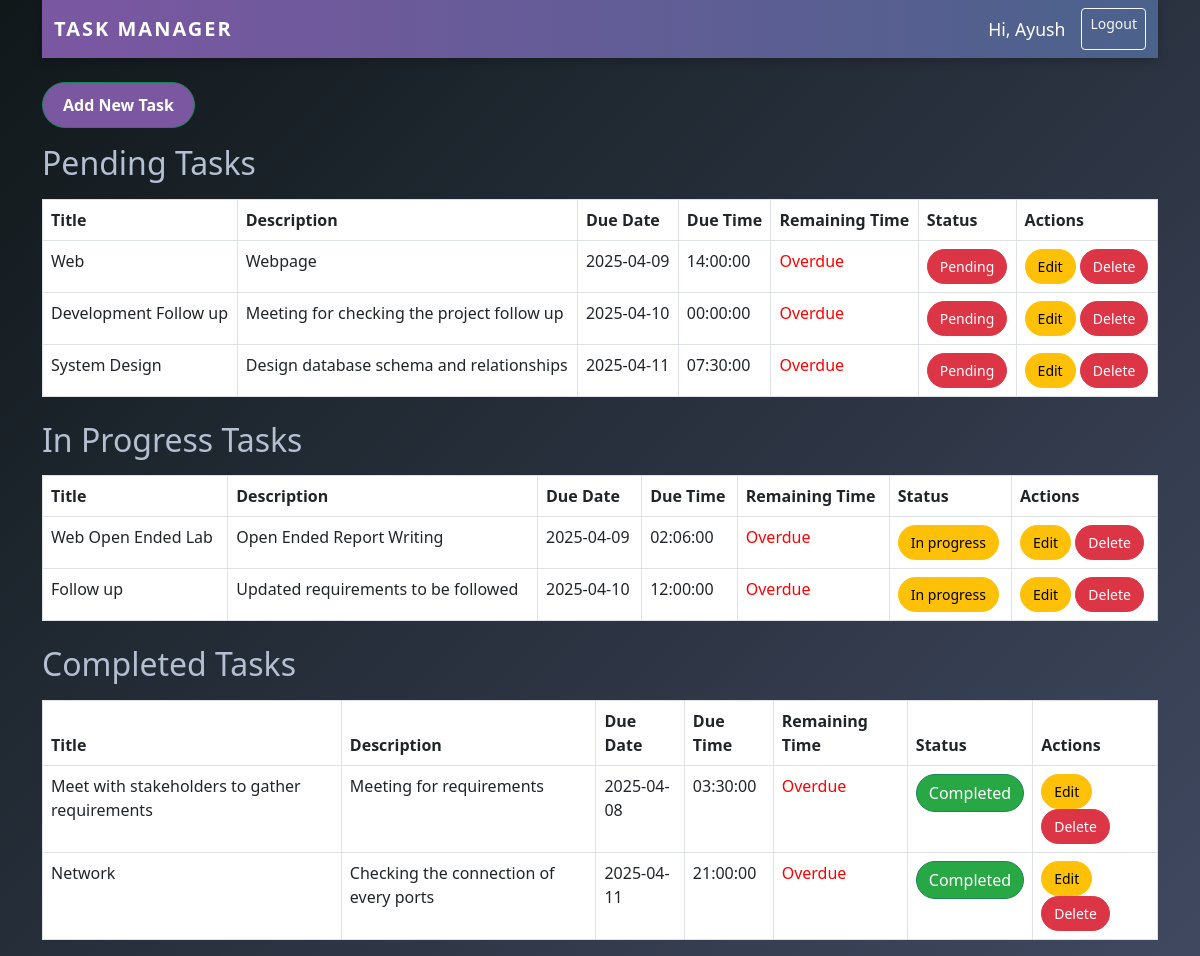
The page /dashboard.php?user_id=2 (signed in) on the database its author committed.
### tables this page shows
CREATE TABLE `tasks` (
  `id` int(11) NOT NULL,
  `user_id` int(11) NOT NULL,
  `title` varchar(255) NOT NULL,
  `description` text DEFAULT NULL,
  `due_date` date DEFAULT NULL,
  `status` enum('pending','in_progress','completed') DEFAULT 'pending',
  `due_time` time DEFAULT NULL
);

### dashboard.php (the view, shortened to what this page needs)
<?php
require 'config.php';
require 'header.php';
$stmtPending = $conn->prepare("SELECT * FROM tasks WHERE status = 'pending' ORDER BY due_date");
$stmtPending->execute();
$pendingTasks = $stmtPending->fetchAll(PDO::FETCH_ASSOC);
$stmtInProgress = $conn->prepare("SELECT * FROM tasks WHERE status = 'in_progress' ORDER BY due_date");
$stmtInProgress->execute();
$inProgressTasks = $stmtInProgress->fetchAll(PDO::FETCH_ASSOC);
$stmtCompleted = $conn->prepare("SELECT * FROM tasks WHERE status = 'completed' ORDER BY due_date");
$stmtCompleted->execute();
$completedTasks = $stmtCompleted->fetchAll(PDO::FETCH_ASSOC);
?>
<!DOCTYPE html>
<html>
<head>
  <link href="https://cdn.jsdelivr.net/npm/bootstrap@5.3.0/dist/css/bootstrap.min.css" rel="stylesheet">
</head>
<body class="container">
<a href="add_task.php" class="btn btn-success mb-3" style="background-color: rgb(123, 87, 162);">Add New Task</a>
<h2 class="mb-3 header-color">Pending Tasks</h2>
<table class="table table-bordered mb-4" id="pending-tasks">
    <thead>
        <tr><th>Title</th><th>Description</th><th>Due Date</th><th>Due Time</th><th>Remaining Time</th><th>Status</th><th>Actions</th></tr>
    </thead>
    <tbody>
    <?php foreach ($pendingTasks as $task): ?>
        <?php
            $status = $task['status'];
            $statusClass = '';
            if ($status === 'pending') $statusClass = 'btn-danger';
            elseif ($status === 'in_progress') $statusClass = 'btn-warning';
            elseif ($status === 'completed') $statusClass = 'btn-success';
        ?>
        <tr class="task-row" data-status="<?= $status ?>" data-id="<?= $task['id'] ?>">
            <td><?= htmlspecialchars($task['title']) ?></td>
            <td><?= htmlspecialchars($task['description']) ?></td>
            <td><?= $task['due_date'] ?></td>
            <td><?= $task['due_time'] ?></td>
            <td class="remaining-time" data-duedate="<?= $task['due_date'] ?>" data-duetime="<?= $task['due_time'] ?>"></td>
            <td>
                <button class="btn btn-sm <?= $statusClass ?> status-btn" data-id="<?= $task['id'] ?>" data-status="<?= $status ?>">
                    <?= ucfirst(str_replace('_', ' ', $status)) ?>
                </button>
            </td>
            <td>
                <a href="edit_task.php?id=<?= $task['id'] ?>" class="btn btn-sm btn-warning">Edit</a>
                <a href="delete_task.php?id=<?= $task['id'] ?>" class="btn btn-sm btn-danger" onclick="return confirm('Delete this task?');">Delete</a>
            </td>
        </tr>
    <?php endforeach; ?>
    </tbody>
</table>
<h2 class="mb-3 header-color">In Progress Tasks</h2>
<table class="table table-bordered mb-4" id="in-progress-tasks">
    <thead>
        <tr><th>Title</th><th>Description</th><th>Due Date</th><th>Due Time</th><th>Remaining Time</th><th>Status</th><th>Actions</th></tr>
    </thead>
    <tbody>
    <?php foreach ($inProgressTasks as $task): ?>
        <?php
            $status = $task['status'];
            $statusClass = '';
            if ($status === 'pending') $statusClass = 'btn-danger';
            elseif ($status === 'in_progress') $statusClass = 'btn-warning';
            elseif ($status === 'completed') $statusClass = 'btn-success';
        ?>
        <tr class="task-row" data-status="<?= $status ?>" data-id="<?= $task['id'] ?>">
            <td><?= htmlspecialchars($task['title']) ?></td>
            <td><?= htmlspecialchars($task['description']) ?></td>
            <td><?= $task['due_date'] ?></td>
            <td><?= $task['due_time'] ?></td>
            <td class="remaining-time" data-duedate="<?= $task['due_date'] ?>" data-duetime="<?= $task['due_time'] ?>"></td>
            <td>
                <button class="btn btn-sm <?= $statusClass ?> status-btn" data-id="<?= $task['id'] ?>" data-status="<?= $status ?>">
                    <?= ucfirst(str_replace('_', ' ', $status)) ?>
                </button>
            </td>
            <td>
                <a href="edit_task.php?id=<?= $task['id'] ?>" class="btn btn-sm btn-warning">Edit</a>
                <a href="delete_task.php?id=<?= $task['id'] ?>" class="btn btn-sm btn-danger" onclick="return confirm('Delete this task?');">Delete</a>
            </td>
        </tr>
    <?php endforeach; ?>
    </tbody>
</table>
<h2 class="mb-3 header-color">Completed Tasks</h2>
<table class="table table-bordered" id="completed-tasks">
    <thead>
        <tr><th>Title</th><th>Description</th><th>Due Date</th><th>Due Time</th><th>Remaining Time</th><th>Status</th><th>Actions</th></tr>
    </thead>
    <tbody>
    <?php foreach ($completedTasks as $task): ?>
        <?php
            $status = $task['status'];
            $statusClass = '';
            if ($status === 'pending') $statusClass = 'btn-danger';
            elseif ($status === 'in_progress') $statusClass = 'btn-warning';
            elseif ($status === 'completed') $statusClass = 'btn-success';
        ?>
        <tr class="task-row" data-status="<?= $status ?>" data-id="<?= $task['id'] ?>">
            <td><?= htmlspecialchars($task['title']) ?></td>
            <td><?= htmlspecialchars($task['description']) ?></td>
            <td><?= $task['due_date'] ?></td>
            <td><?= $task['due_time'] ?></td>
            <td class="remaining-time" data-duedate="<?= $task['due_date'] ?>" data-duetime="<?= $task['due_time'] ?>"></td>
            <td>
                <button class="btn btn-sm <?= $statusClass ?> status-btn" data-id="<?= $task['id'] ?>" data-status="<?= $status ?>">
                    <?= ucfirst(str_replace('_', ' ', $status)) ?>
                </button>
            </td>
            <td>
                <a href="edit_task.php?id=<?= $task['id'] ?>" class="btn btn-sm btn-warning">Edit</a>
                <a href="delete_task.php?id=<?= $task['id'] ?>" class="btn btn-sm btn-danger" onclick="return confirm('Delete this task?');">Delete</a>
            </td>
        </tr>
    <?php endforeach; ?>
    </tbody>
</table>
</body>
</html>

### dashboard.php (style rules this page uses)
body { background: linear-gradient(135deg, rgb(16, 24, 26), rgb(113, 121, 167), rgb(164, 117, 135)); background-size: 400% 400%; animation: gradientBackground 6s ease infinite; }
.btn-success { background-color: #28a745; border-radius: 30px; padding: 10px 20px; font-size: 1rem; font-weight: 600; transition: all 0.3s ease-in-out; }
table { border-collapse: collapse; width: 100%; }
table th, table td { text-align: left; padding: 12px; border-bottom: 1px solid #ddd; }
table th { background-color: #f8f9fa; font-weight: 600; color: #333; }
.status-btn { border-radius: 20px; font-weight: 500; padding: 6px 12px; transition: all 0.3s ease-in-out; }
.btn-warning, .btn-danger { border-radius: 20px; padding: 6px 12px; font-weight: 500; transition: all 0.3s ease-in-out; }
.header-color { color: rgb(180, 191, 210); }

### rows shown on the page
tasks: title "Web", description "Webpage", due_date "2025-04-09", due_time "14:00:00", status "Pending"
tasks: title "Development Follow up", description "Meeting for checking the project follow up", due_date "2025-04-10", due_time "00:00:00", status "Pending"
tasks: title "System Design", description "Design database schema and relationships", due_date "2025-04-11", due_time "07:30:00", status "Pending"
tasks: title "Web Open Ended Lab", description "Open Ended Report Writing", due_date "2025-04-09", due_time "02:06:00", status "In progress"
tasks: title "Follow up", description "Updated requirements to be followed", due_date "2025-04-10", due_time "12:00:00", status "In progress"
tasks: title "Meet with stakeholders to gather requirements", description "Meeting for requirements", due_date "2025-04-08", due_time "03:30:00", status "Completed"
tasks: title "Network", description "Checking the connection of every ports", due_date "2025-04-11", due_time "21:00:00", status "Completed"

### other values the page prints
$_SESSION['user_name'] "Ayush"
